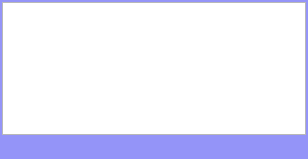
<?xml version="1.0" encoding="UTF-8"?>
<ui version="4.0">
 <class>clsMultiLimitStatusShow</class>
 <widget class="QDialog" name="clsMultiLimitStatusShow">
  <property name="geometry">
   <rect>
    <x>0</x>
    <y>0</y>
    <width>308</width>
    <height>159</height>
   </rect>
  </property>
  <property name="font">
   <font>
    <family>楷体</family>
    <pointsize>11</pointsize>
   </font>
  </property>
  <property name="windowTitle">
   <string>限制显示</string>
  </property>
  <property name="styleSheet">
   <string notr="true">QDialog
{
	
	background-color: rgb(148, 148, 248);
}</string>
  </property>
  <layout class="QVBoxLayout" name="verticalLayout">
   <property name="spacing">
    <number>2</number>
   </property>
   <property name="leftMargin">
    <number>2</number>
   </property>
   <property name="topMargin">
    <number>2</number>
   </property>
   <property name="rightMargin">
    <number>2</number>
   </property>
   <property name="bottomMargin">
    <number>2</number>
   </property>
   <item>
    <widget class="QTableWidget" name="tbMultiLimit">
     <property name="font">
      <font>
       <family>楷体</family>
       <pointsize>10</pointsize>
      </font>
     </property>
     <property name="selectionBehavior">
      <enum>QAbstractItemView::SelectRows</enum>
     </property>
    </widget>
   </item>
   <item>
    <layout class="QHBoxLayout" name="horizontalLayout" stretch="10,0">
     <item>
      <widget class="QLabel" name="lblStatus">
       <property name="font">
        <font>
         <family>楷体</family>
         <pointsize>10</pointsize>
        </font>
       </property>
       <property name="text">
        <string/>
       </property>
      </widget>
     </item>
     <item>
      <spacer name="horizontalSpacer">
       <property name="orientation">
        <enum>Qt::Horizontal</enum>
       </property>
       <property name="sizeHint" stdset="0">
        <size>
         <width>40</width>
         <height>20</height>
        </size>
       </property>
      </spacer>
     </item>
    </layout>
   </item>
  </layout>
 </widget>
 <resources/>
 <connections/>
</ui>
